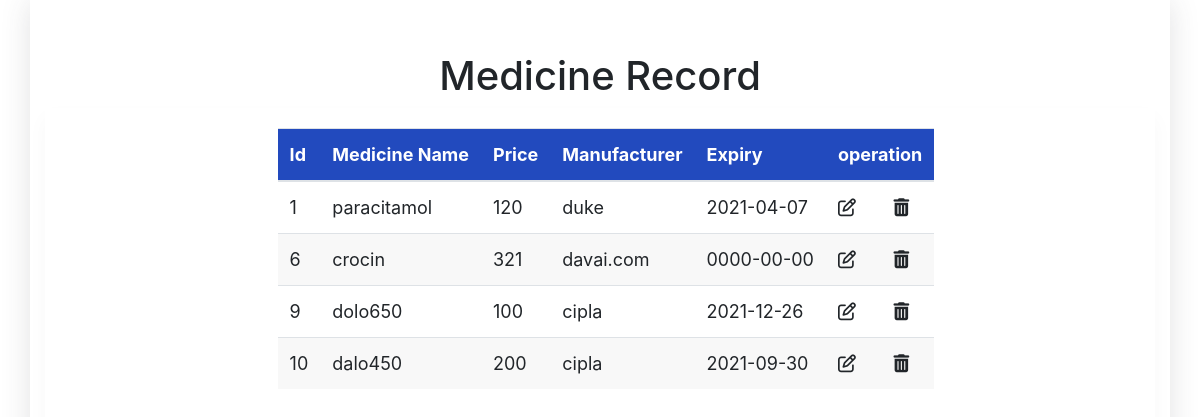
The app's page /medicine.php with its own data.
### tables this page shows
CREATE TABLE `medicine` (
  `m_id` int(11) NOT NULL,
  `m_name` varchar(50) NOT NULL,
  `m_price` int(11) NOT NULL,
  `m_manufacturer` varchar(50) NOT NULL,
  `m_expiry` date NOT NULL
);

### medicine.php (the view, shortened to what this page needs)
<!DOCTYPE html>
<html>
<head>
    <link rel="stylesheet" href="https://cdn.jsdelivr.net/npm/bootstrap@4.6.0/dist/css/bootstrap.min.css">
  <link rel="stylesheet" href="styling.css">
</head>
<body>
<div class="main-div container">
    <h1> Medicine Record</h1>
    <div class="main__table" >
        <div class="table" style=" padding:0% 18%" >
            <table>
                <thead>
                <tr>
                <th> Id</th>
                <th> Medicine Name</th>
                <th> Price</th>
                <th> Manufacturer</th>
                <th> Expiry</th>
                <th colspan="2"> operation</th>
            </tr>
         </thead>
         <tbody>
         	<?php
                   include 'connection.php';
                   $selectquery="select * from medicine ";
                   $query=mysqli_query($con,$selectquery);
                   while($res=mysqli_fetch_array($query)){
                   ?>
                   <tr>
         		<td> <?php echo $res['m_id'] ; ?> </td>
         		<td> <?php echo $res['m_name'] ;?>  </td>
         		<td> <?php echo $res['m_price'] ; ?> </td>
         		<td> <?php echo $res['m_manufacturer'] ; ?> </td>
         		<td> <?php echo $res['m_expiry'] ; ?> </td>
         		<td> <i class="fa fa-edit" aria-hidden="true"></i> </td>
         		<td> <i class="fa fa-trash" aria-hidden="true"></i></td>
         	</tr>
         	<?php
                   }
                   ?>
         </tbody>
            </table>
    </div>
</div>
</body>
</html>

### styling.css (style rules this page uses)
*, *::before, *::after { margin: 0; padding: 0; -webkit-box-sizing: border-box; box-sizing: border-box; }
.main-div { -webkit-box-shadow: 0 0.15rem 1.75rem 0 rgba(58, 59, 69, 0.15); box-shadow: 0 0.15rem 1.75rem 0 rgba(58, 59, 69, 0.15); overflow-x: auto; width:100%; height:100vh; display:flex; flex-direction:column; justify-content:center; align-items:center; }
.main__table { font-size: 18px; font-weight: 400; width:100%; height:80vh; padding:20px 0 0 40px; box-shadow:0 10px 20px 0 rgba(0,0,0,.03); }
.main__table .table th { color: #ffffff; background: #224abe; }
.main__table .table tr:nth-child(even) { background: #f8f8f8; }

### records on screen
medicine: m_id "1", m_name "paracitamol", m_price "120", m_manufacturer "duke", m_expiry "2021-04-07"
medicine: m_id "6", m_name "crocin", m_price "321", m_manufacturer "davai.com", m_expiry "0000-00-00"
medicine: m_id "9", m_name "dolo650", m_price "100", m_manufacturer "cipla", m_expiry "2021-12-26"
medicine: m_id "10", m_name "dalo450", m_price "200", m_manufacturer "cipla", m_expiry "2021-09-30"
